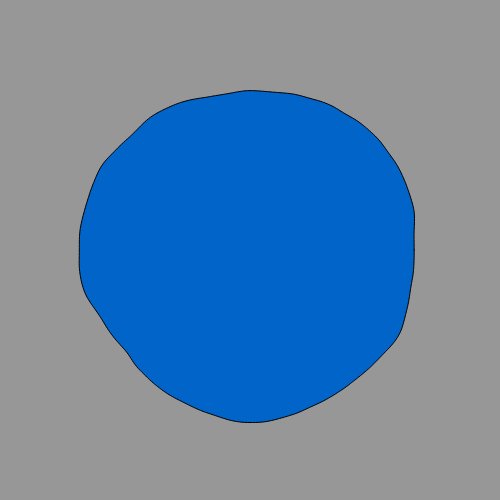
Frame 1 (no input)
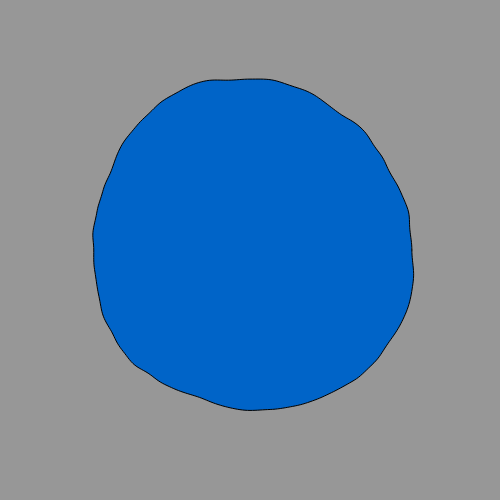
Frame 60 (no input)
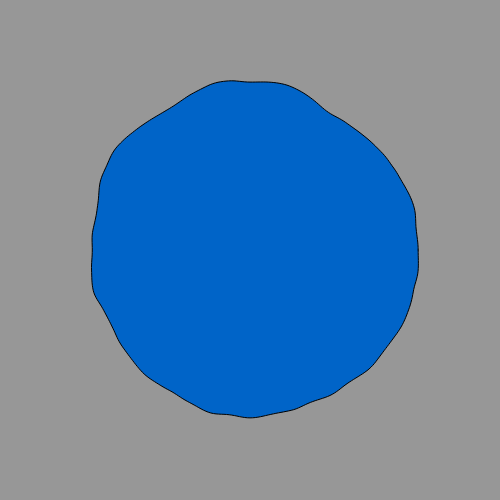
Frame 120 (the mouse pressed at the canvas centre since frame 60)

The p5.js sketch that drew these frames (run headless with seeded random() and noise() and a simulated clock; from frame 60 on, the mouse is pressed at the canvas centre):

// p5.js sketch
// ── sketch.js
let ball;

function setup() {
  createCanvas(500, 500);
  ball = new Ball(width / 2, height / 2, width / 3);
}

function draw() {
  background(151);
  ball.show();
}

function Ball(x, y, r) {
  this.pos = createVector(x, y);
  this.r = r;
  this.ctr = random(1000);

  this.show = function() {
    push();
    translate(this.pos.x, this.pos.y);
    fill(0,100,200);
    beginShape();
    for (let a = 0; a < TWO_PI; a += PI / 200) {
      let cosA = cos(a),
          sinA = sin(a),
          noi = noise(cosA + 1, sinA + 1, this.ctr),
          d = this.r + map(noi, 0, 1, -25, 25);
      vertex(d * cosA, d * sinA);
    }
    endShape();
    pop();
    this.ctr += 0.01;
  }
}
